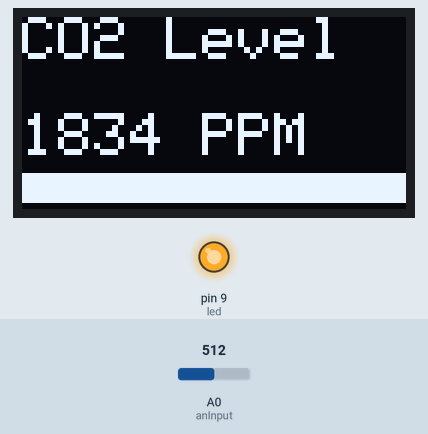
Recording of a sketch running on a simulated Arduino Uno, built with avr-gcc and run on an emulated ATmega328P. Shown: 128×64 one-colour display, output pins drawn as LEDs (lit = HIGH). Inputs (shaded band) come from the test bench; at power-on: A0 (anInput) = 512. What the sketch prints to the serial monitor is not drawn.

Above: at 2.6 s.
2.7 s: A0 (anInput) set to 522
At 5.3 s:
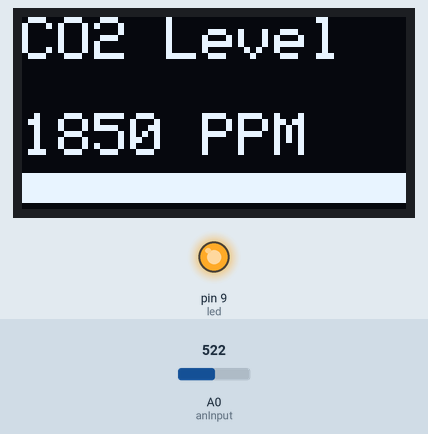
5.6 s: A0 (anInput) set to 215
At 6.8 s:
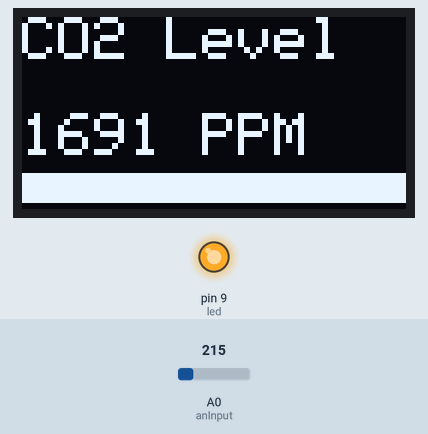
8.6 s: A0 (anInput) set to 193
At 10.9 s:
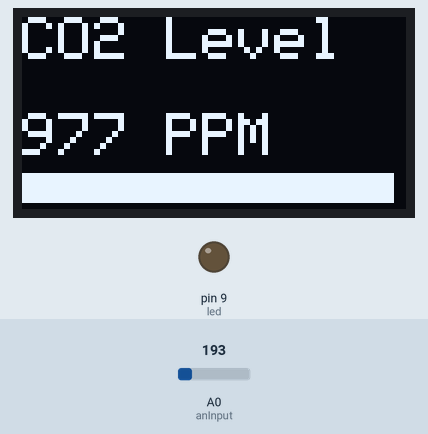
Timing chart, 0 to 12.4 s (numbered marks = the images above; inputs shaded):
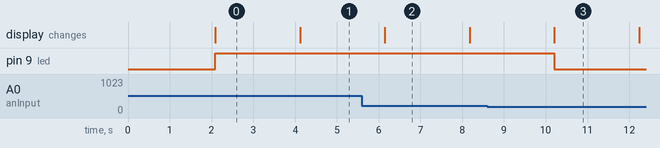

The sketch:

co2_ppm_meter_all_in_one_final_code.ino
```cpp
/*
 * Atmospheric CO2 Level..............400ppm
 * Average indoor co2.............350-450ppm
 * Maxiumum acceptable co2...........1000ppm
 * Dangerous co2 levels.............>2000ppm
 */


//---------------------------------------------------------------------------------------------------------------
//                                                  LIBRARIES
//---------------------------------------------------------------------------------------------------------------
#include <Wire.h>                             //I2C for OLED
#include <Adafruit_GFX.h>                     //grafix library for OLED
#include <Adafruit_SH1106.h>                 //OLED Driver

//---------------------------------------------------------------------------------------------------------------
//                                                   DEFINES
//---------------------------------------------------------------------------------------------------------------
#define anInput     A0                        //analog feed from MQ135
#define digTrigger   2                        //digital feed from MQ135
#define co2Zero     85                        //calibrated CO2 0 level
#define led          9                        //led on pin 9
#define OLED_RESET   4                        //OLED reset on lin 4


//---------------------------------------------------------------------------------------------------------------
//                                                LIBRARY CALL
//---------------------------------------------------------------------------------------------------------------
Adafruit_SH1106 display(OLED_RESET);         //create instance of OLED called display


//---------------------------------------------------------------------------------------------------------------
//                                                  SETUP
//---------------------------------------------------------------------------------------------------------------
void setup() {

  pinMode(anInput,INPUT);                     //MQ135 analog feed set for input
  pinMode(digTrigger,INPUT);                  //MQ135 digital feed set for input
  pinMode(led,OUTPUT);                        //led set for output
  Serial.begin(9600);                         //serial comms for debuging
  display.begin(SH1106_SWITCHCAPVCC, 0x3C);  //begin display @ hex addy 0x3C
  display.display();                          //show buffer
  display.clearDisplay();                     //clear buffer

}
//---------------------------------------------------------------------------------------------------------------
//                                               MAIN LOOP
//---------------------------------------------------------------------------------------------------------------
void loop() {

int co2now[10];                               //int array for co2 readings
int co2raw = 0;                               //int for raw value of co2
int co2comp = 0;                              //int for compensated co2
int co2ppm = 0;                               //int for calculated ppm
int zzz = 0;                                  //int for averaging
int grafX = 0;                                //int for x value of graph


  display.clearDisplay();                     //clear display @ beginning of each loop

  for (int x = 0;x<10;x++){                   //samplpe co2 10x over 2 seconds
    co2now[x]=analogRead(A0);
    delay(200);
  }

for (int x = 0;x<10;x++){                     //add samples together
    zzz=zzz + co2now[x];

  }
  co2raw = zzz/10;                            //divide samples by 10
  co2comp = co2raw + co2Zero;                 //get compensated value
  co2ppm = map(co2comp,0,1023,200,3000);      //map value for atmospheric levels

  display.setTextSize(2);                     //set text size
  display.setTextColor(WHITE);                //set text color
  Serial.print(co2ppm);
  display.setCursor(0,0);                     //set cursor
  display.println("CO2 Level");               //print title
  display.println(" ");                       //skip a line
  display.print(co2ppm);                      //print co2 ppm
  display.print(" PPM");                      //print units
  grafX = map(co2ppm,0,1000,0,127);           //map value to screen width
  display.fillRect(0, 52, grafX, 10, WHITE);  //print graph 400min 1000max
  display.display();                          //show the buffer
  if(co2ppm>999){                             //if co2 ppm > 1000
    digitalWrite(led,HIGH);                   //turn on led
  }
  else{                                       //if not
    digitalWrite(led,LOW);                    //turn off led
  }
}
```

Measured:
- the behaviour switches between 513 and 514 on A0 (anInput) (found by bisection; images 0 and 1)
- the behaviour switches between 208 and 207 on A0 (anInput) (found by bisection; images 2 and 3)
- after the input at 2.7 s, the display: changes after 1.4 s (image 1)
- after the input at 5.6 s, the display: changes after 0.55 s (image 2)
- after the input at 8.6 s, pin 9 (led): HIGH → LOW after 1.6 s; the display: changes after 1.6 s (image 3)
- what the display in image 2 shows lasts 2.1 s, from 6.1 s to 8.2 s
